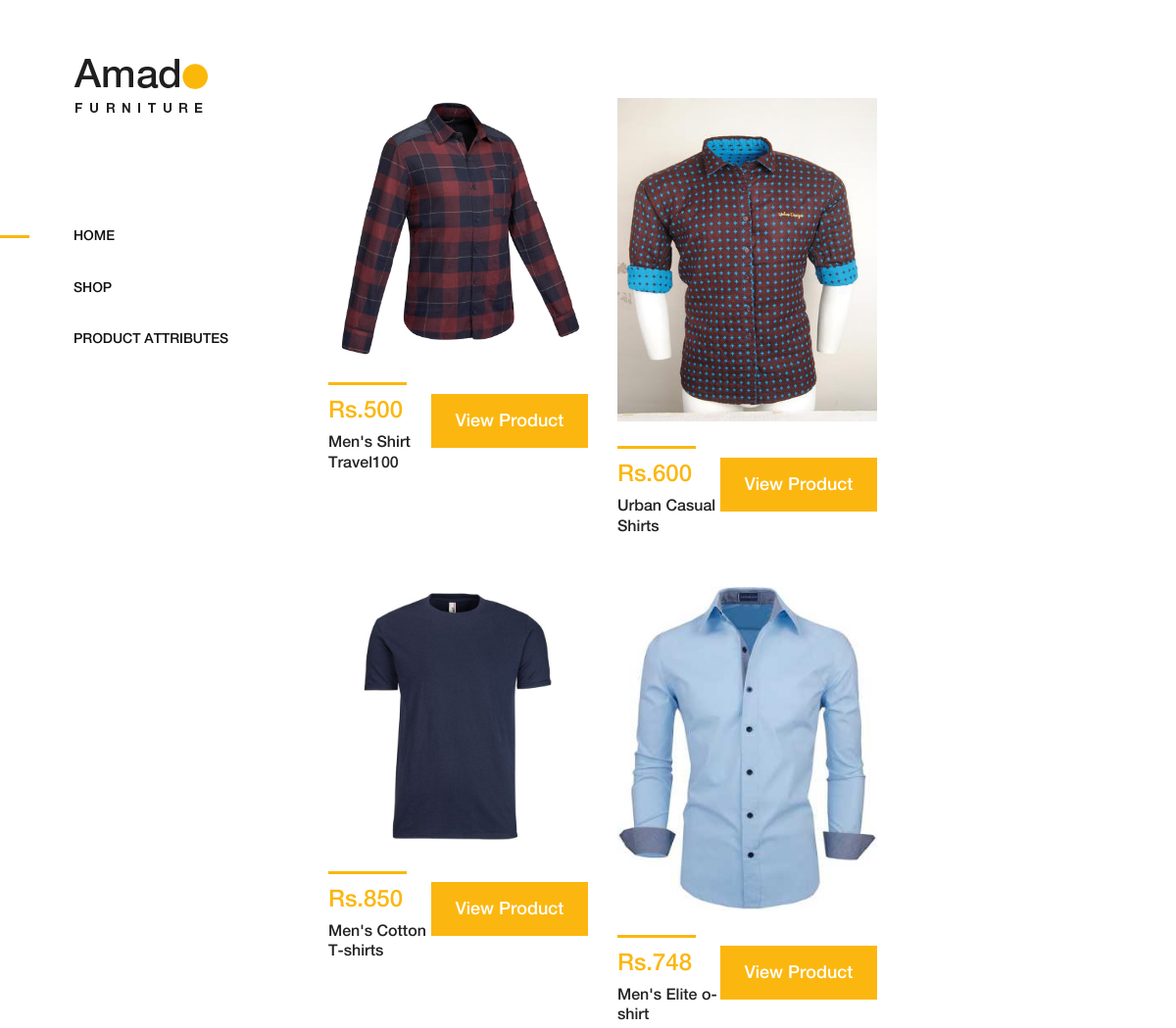
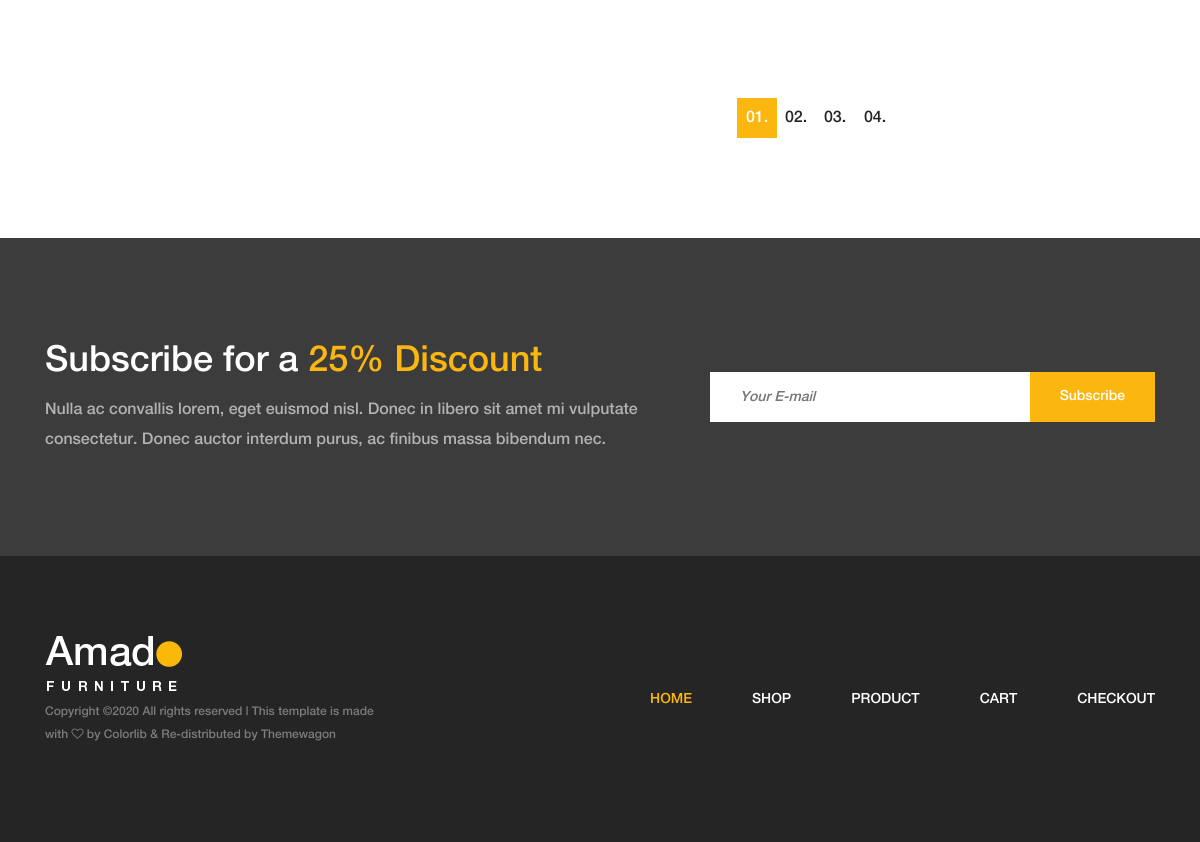
Page /index.php/web/shop on the committed database (2 pictures, top to bottom).
### tables this page shows
CREATE TABLE `product_list` (
  `product_ID` int(11) NOT NULL,
  `product_name` text NOT NULL,
  `product_description` text NOT NULL,
  `product_image` text NOT NULL,
  `product_baseprice` double NOT NULL,
  `time_stamp` timestamp NOT NULL DEFAULT CURRENT_TIMESTAMP
);

### application/controllers/Web.php (called while the page is built, shortened)
<?php
class Web extends CI_Controller {
	public function __construct(){
		$this->load->model('WebModel');
	}
	public function shop()
	{
		$data['product_list'] = $this->WebModel->Get_ProductList();
		$this->load->view('web/header');
		$this->load->view('web/shop',$data);
		$this->load->view('web/footer');
	}
}

### index.php (called while the page is built, shortened)
<?php
require_once BASEPATH.'core/CodeIgniter.php';

### application/models/WebModel.php (called while the page is built, shortened)
<?php
class WebModel extends CI_Model {
	public function Get_ProductList(){
		$this->db->select('*');
		$this->db->from('product_list');
		$query = $this->db->get();
		return $query->result();
	}
}

### application/views/web/shop.php (the view, shortened to what this page needs)
    <div class="amado_product_area section-padding-100">
        <div class="container-fluid">
            <div class="row">
                <?php foreach ($product_list as $list) { ?>
                <div class="col-12 col-sm-6 col-md-12 col-xl-6">
                    <div class="single-product-wrapper">
                        <div class="product-img">
                            <img src="<?= base_url().$list->product_image; ?>" alt="" style="max-height: 330px;">
                        </div>
                        <div class="product-description d-flex align-items-center justify-content-between">
                            <div class="product-meta-data">
                                <div class="line"></div>
                                <p class="product-price"> Rs.<?= $list->product_baseprice; ?></p>
                                <a href="product-details.html">
                                    <h6><?= $list->product_name; ?></h6>
                                </a>
                            </div>
                            <div class="ratings-cart text-right">
                                <div class="cart">
                                    <a href="<?= base_url('web/product_details/').urlencode($list->product_name).'/'.urlencode($this->encrypt->encode($list->product_ID)); ?>" data-toggle="tooltip" data-placement="left" title="View Product Details" class="btn amado-btn mb-15">View Product
                                    </a>
                                </div>
                            </div>
                        </div>
                    </div>
                </div>
                <?php } ?>
            </div>
            <div class="row">
                <div class="col-12">
                    <nav aria-label="navigation">
                        <ul class="pagination justify-content-end mt-50">
                            <li class="page-item active"><a class="page-link" href="#">01.</a></li>
                            <li class="page-item"><a class="page-link" href="#">02.</a></li>
                            <li class="page-item"><a class="page-link" href="#">03.</a></li>
                            <li class="page-item"><a class="page-link" href="#">04.</a></li>
                        </ul>
                    </nav>
                </div>
            </div>
        </div>
    </div>
</div>
<section class="newsletter-area section-padding-100-0">
    <div class="container">
        <div class="row align-items-center">
            <div class="col-12 col-lg-6 col-xl-7">
                <div class="newsletter-text mb-100">
                    <h2>Subscribe for a <span>25% Discount</span></h2>
                    <p>Nulla ac convallis lorem, eget euismod nisl. Donec in libero sit amet mi vulputate consectetur. Donec auctor interdum purus, ac finibus massa bibendum nec.</p>
                </div>
            </div>
            <div class="col-12 col-lg-6 col-xl-5">
                <div class="newsletter-form mb-100">
                    <form action="#" method="post">
                        <input type="email" name="email" class="nl-email" placeholder="Your E-mail">
                        <input type="submit" value="Subscribe">
                    </form>
                </div>
            </div>
        </div>
    </div>
</section>

### application/views/web/header.php (shortened to what this page needs)
<!DOCTYPE html>
<html lang="en">
<head>
    <link rel="stylesheet" href="<?= base_url('assets/web/'); ?>css/core-style.css">
    <link rel="stylesheet" href="<?= base_url('assets/web/'); ?>style.css">
</head>
<body>
    <div class="main-content-wrapper d-flex clearfix">
        <header class="header-area clearfix">
            <div class="logo">
                <a href="index.html"><img src="<?= base_url('assets/web/'); ?>img/core-img/logo.png" alt=""></a>
            </div>
            <nav class="amado-nav">
                <ul>
                    <li class="active"><a href="<?= base_url() ?>">Home</a></li>
                    <li><a href="<?= base_url() ?>web/shop">Shop</a></li>
                    <li><a href="<?= base_url() ?>web/AddProductAttributes">Product Attributes</a></li>
                </ul>
            </nav>
        </header>

### application/views/web/footer.php (shortened to what this page needs)
    <footer class="footer_area clearfix">
        <div class="container">
            <div class="row align-items-center">
                <div class="col-12 col-lg-4">
                    <div class="single_widget_area">
                        <div class="footer-logo mr-50">
                            <a href="index.html"><img src="<?= base_url('assets/web/'); ?>img/core-img/logo2.png" alt=""></a>
                        </div>
                        <p class="copywrite">
Copyright &copy;<script>document.write(new Date().getFullYear());</script> All rights reserved | This template is made with <i class="fa fa-heart-o" aria-hidden="true"></i> by <a href="https://colorlib.com" target="_blank">Colorlib</a> & Re-distributed by <a href="https://themewagon.com/" target="_blank">Themewagon</a>
</p>
                    </div>
                </div>
                <div class="col-12 col-lg-8">
                    <div class="single_widget_area">
                        <div class="footer_menu">
                            <nav class="navbar navbar-expand-lg justify-content-end">
                                <div class="collapse navbar-collapse" id="footerNavContent">
                                    <ul class="navbar-nav ml-auto">
                                        <li class="nav-item active">
                                            <a class="nav-link" href="index.html">Home</a>
                                        </li>
                                        <li class="nav-item">
                                            <a class="nav-link" href="shop.html">Shop</a>
                                        </li>
                                        <li class="nav-item">
                                            <a class="nav-link" href="product-details.html">Product</a>
                                        </li>
                                        <li class="nav-item">
                                            <a class="nav-link" href="cart.html">Cart</a>
                                        </li>
                                        <li class="nav-item">
                                            <a class="nav-link" href="checkout.html">Checkout</a>
                                        </li>
                                    </ul>
                                </div>
                            </nav>
                        </div>
                    </div>
                </div>
            </div>
        </div>
    </footer>
</body>
</html>

### rows in the picture
product_list: product_image (picture), product_baseprice "500", product_name "Men's Shirt Travel100"
product_list: product_image (picture), product_baseprice "600", product_name "Urban Casual Shirts"
product_list: product_image (picture), product_baseprice "850", product_name "Men's Cotton T-shirts"
product_list: product_image (picture), product_baseprice "748", product_name "Men's Elite o-shirt"
